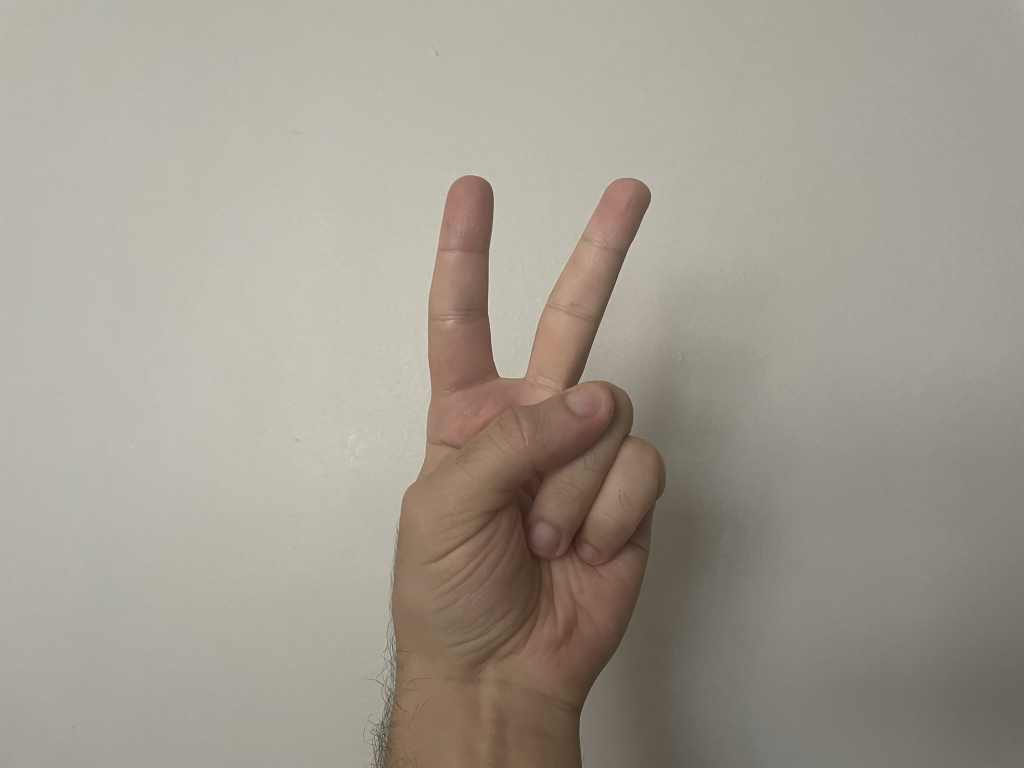
#> input picture raspberry/victory.JPEG, 2048 x 1536 px (shown at 1/2 size)
$ python main.py
#> lines starting #> are read from the running program, lines starting #| are printed output that depends on the picture; after the words box and inside, x2 and y2 are one past the last pixel; in counts of white or black regions, pixels touching at a corner belong together
### raspberry/rasp_pdi.py
import cv2
import time
import numpy as np

class RaspPDI:

    def __init__(self) -> None:
        pass

    def illumination_compesation (self, img):
        height, width = img.shape[0:2]
        channel_b, channel_g, channel_r = cv2.split(img)

        mean_r = cv2.mean(channel_r)[0]
        # print("R mean:", mean_r)
        mean_g = cv2.mean(channel_g)[0]
        # print("G mean:", mean_g)
        mean_b = cv2.mean(channel_b)[0]
        # print("B mean:", mean_b)

        max_mean = mean_r
        if (mean_g > max_mean):
            max_mean = mean_g
        if (mean_b > max_mean):
            max_mean = mean_b

        red_gain = mean_r/max_mean
        green_gain = mean_g/max_mean
        blue_gain = mean_b/max_mean

        for i in range(height):
            for j in range(width):
                channel_r[i,j] = channel_r[i,j]*red_gain
                channel_g[i,j] = channel_g[i,j]*green_gain
                channel_b[i,j] = channel_b[i,j]*blue_gain

        pdi_img = cv2.merge([channel_b, channel_g, channel_r])

        return pdi_img

    def skin_color_segmentation(self, Y, Cr, Cb):
        cb_min, cb_max = 95, 120
        cr_min, cr_max = 140, 170

        mask_cb = cv2.inRange(Cb, cb_min, cb_max)
        mask_cr = cv2.inRange(Cr, cr_min, cr_max)

        mask = cv2.bitwise_and(mask_cb, mask_cr)

        return mask

    def filtering(self, img):
        kernel = np.array([
            [0, 1, 0],
            [1, 1, 1],
            [0, 1, 0]
        ], dtype=np.uint8)

        eroded_img = cv2.erode(img, kernel, iterations=1)
        dilated_img = cv2.dilate(eroded_img, kernel, iterations=1)

        return dilated_img

    def hand_area_perimeter(self, img):
        area = 0
        perimeter = 0
        prev_pixel = 0

        height, width = img.shape[0:2]

        for i in range(height):
            for j in range(width):
                if img[i, j] == 255:
                    area += 1
                if img[i, j] != prev_pixel:
                    perimeter += 1
                prev_pixel = img[i, j]

        return area, perimeter

    def calculate_base_reference(self, image: np.ndarray) -> tuple:
        rows, cols = np.where(image > 0)
        bottom_row = np.max(rows)
        base_pixels = cols[rows == bottom_row]
        base_reference = (bottom_row, int(np.mean(base_pixels)))
        return base_reference

    def find_first_edge_pixel(self, image: np.ndarray) -> tuple:
        rows, cols = image.shape
        last_row = rows - 1
        for col in range(cols):
            if image[last_row, col] == 255:
                return last_row, col
        return None

    def is_edge_pixel(self, image: np.ndarray, row: int, col: int) -> bool:
        rows, cols = image.shape
        if row < 0 or row >= rows or col < 0 or col >= cols or image[row, col] == 0:
            return False
        neighbors = [
            image[row-1, col-1] if row-1 >= 0 and col-1 >= 0 else 0,
            image[row-1, col] if row-1 >= 0 else 0,
            image[row-1, col+1] if row-1 >= 0 and col+1 < cols else 0,
            image[row, col-1] if col-1 >= 0 else 0,
            image[row, col+1] if col+1 < cols else 0,
            image[row+1, col-1] if row+1 < rows and col-1 >= 0 else 0,
            image[row+1, col] if row+1 < rows else 0,
            image[row+1, col+1] if row+1 < rows and col+1 < cols else 0
        ]
        return any(n == 0 for n in neighbors)

    def find_contours(self, image: np.ndarray) -> np.ndarray:
        contour = []
        directions = [(-1, 0), (-1, 1), (0, 1), (1, 1), (1, 0), (1, -1), (0, -1), (-1, -1)]
        start_pixel = self.find_first_edge_pixel(image)
        current_pixel = start_pixel

        # print(start_pixel)
        current_direction = 0

        while True:
            contour.append(current_pixel)
            found_next_pixel = False

            for i in range(len(directions)):
                direction = directions[(current_direction + i) % len(directions)]
                next_pixel = (current_pixel[0] + direction[0], current_pixel[1] + direction[1])

                if self.is_edge_pixel(image, next_pixel[0], next_pixel[1]):
                    current_pixel = next_pixel
                    current_direction = (current_direction + i + 6) % len(directions)
                    found_next_pixel = True
                    break

            if not found_next_pixel or current_pixel == start_pixel:
                break

        return np.array(contour)

    def calculate_radial_distances(self, contour: np.array, reference_point: tuple) -> tuple:
        contour = contour.reshape(-1, 2)
        distances = np.sqrt((reference_point[0] - contour[:,0])**2 + (reference_point[1] - contour[:, 1])**2)
        return distances, contour

    def detect_peaks(self, distances: list, threshold_ratio=0.715) -> list:
        peaks = []
        indexes = [0]
        prev_distance = distances[0]
        prev_prev_distance = distances[1]
        threshold = threshold_ratio * max(distances)

        for i, distance in enumerate(distances):
            if prev_prev_distance <= prev_distance and prev_distance >= distance and prev_distance >= threshold:
                if (i - 1 - indexes[-1]) > 10:
                    peaks.append(prev_distance)
                    indexes.append(i-1)

            prev_prev_distance = prev_distance
            prev_distance = distance

        return peaks

    def check_classification(self, area: int, perimeter: int, peaks: np.array) -> None:
        norm_area = area/14400
        norm_perimeter = perimeter/760
        num_peaks = len(peaks)
        if (norm_area > 0.5 and norm_area < 0.8 and norm_perimeter > 0.6 and norm_perimeter < 0.83 and num_peaks == 1):
            print("RPi Classification: One finger up")
        elif (norm_area > 0.5 and norm_area < 0.8 and norm_perimeter > 0.6 and norm_perimeter < 0.83 and num_peaks == 2):
            print("RPi Classification: Victory")
        elif (norm_area > 0.5 and norm_area < 0.85 and norm_perimeter > 0.6 and norm_perimeter < 0.85 and num_peaks == 3):
            print("RPi Classification: Three fingers up")
        elif (norm_area > 0.8 and norm_perimeter > 0.8 and num_peaks == 4):
            print("RPi Classification: Four fingers up")
        elif (norm_area > 0.9 and norm_perimeter > 0.9 and num_peaks == 5):
            print("RPi Classification: Open palm")
        elif (norm_area < 0.7 and norm_perimeter < 0.6):
            print("RPi Classification: Closed fist")
        else:
            print("RPi Classification: Not recognized")

### raspberry/communication_controller.py
import cv2
import time
import numpy as np
import spidev

class CommunicationController:

    def __init__(self, height: int, width: int) -> None:
        self.spi = spidev.SpiDev()
        self.spi.open(0, 0)
        self.spi.max_speed_hz = 32000000
        self.spi.mode = 0

        self.height = height
        self.width = width

    # [135 lines left out: functions sendbyte, send_img, recive_img, send_rgb_img, run_pdi, recive_int_32bits, not called in this run]

    def toUnint8(self, data: int, num_bytes: int) -> np.array:
        data_bytes = data.to_bytes(num_bytes, "big")
        return np.frombuffer(data_bytes, dtype=np.uint8)

    # [4 lines left out: function close_communication, not called in this run]


### raspberry/main.py
import cv2
import time
from rasp_pdi import RaspPDI
from communication_controller import CommunicationController

com = None

def rasp_pdi(img):
    initial_time = time.time()
    pdi = RaspPDI()

    img = pdi.illumination_compesation(img)

    img_YCrCb = cv2.cvtColor(img, cv2.COLOR_BGR2YCrCb)
    Y, Cr, Cb = cv2.split(img_YCrCb)
    # img = cv2.merge([Cr, Cb, Y])

    img = pdi.skin_color_segmentation(Y, Cr, Cb)
    img = pdi.filtering(img)

    area, perimeter = pdi.hand_area_perimeter(img)
    print(f"RPi - Area: {area}, Perimeter: {perimeter}")

    reference_point = pdi.calculate_base_reference(img)
    # print(f"RPi - reference point: {reference_point}")

    pixel = pdi.find_first_edge_pixel(img)
    # print(f"RPi - first pixel: {pixel}")

    contour = pdi.find_contours(img)

    distances, contours = pdi.calculate_radial_distances(contour, reference_point)
    max_distance = max(distances)
    for i, distance in enumerate(distances):
        if distance == max_distance:
            max_index = i
            break

    # print(f"RPi - max distance: {max(distances)**2}")

    peaks = pdi.detect_peaks(distances)
    print(f"RPi - peaks: {len(peaks)}")

    pdi.check_classification(area, perimeter, peaks)

    mean_time = time.time() - initial_time
    print(f"PDI in rasp finished in: {mean_time}")
    # cv2.imshow("rpi_img", img)

def fpga_pdi(img, height, width):
    global com
    initial_time = time.time()
    com = CommunicationController(height, width)

    com.send_rgb_img(img)

    print("Image send")
    time.sleep(2)

    com.run_pdi()
    # time.sleep(2)

    new_img_r = com.recive_img(0b01)
    new_img_g = com.recive_img(0b10)
    new_img_b = com.recive_img(0b11)
    new_img = cv2.merge([new_img_b, new_img_g, new_img_r])

    hand_area = com.recive_int_32bits(0b00)
    hand_perimeter = com.recive_int_32bits(0b01)
    print(f"FPGA - Area: {hand_area}, Perimeter: {hand_perimeter}")
    peaks = com.recive_int_32bits(0b10)
    print(f"FPGA - peaks: {peaks}")

    classification = com.recive_int_32bits(0b11)
    # print(classification)
    if (classification == 1):
        print("FPGA Classification: One finger up")
    elif (classification == 2):
        print("FPGA Classification: Victory")
    elif (classification == 3):
        print("FPGA Classification: Three fingers up")
    elif (classification == 4):
        print("FPGA Classification: Four fingers up")
    elif (classification == 5):
        print("FPGA Classification: Open palm")
    elif (classification == 6):
        print("FPGA Classification: Closed fist")
    else:
        print("FPGA Classification: Not recognized")

    com.close_communication()

    fpga_time = time.time() - initial_time
    print(f"FPGA finished in: {fpga_time}")
    cv2.imshow("fpga_img", new_img)

def main():
    height = 240
    width = 320

    img_select = 2

    if img_select == 0:
        img = cv2.imread('hand.jpg')
    if img_select == 1:
        img = cv2.imread('one_finger_up.JPEG')
    if img_select == 2:
        img = cv2.imread('victory.JPEG')
#> img is the input picture: shape (1536, 2048, 3); mean B, G, R 144.5, 155.6, 162.1
    if img_select == 3:
        img = cv2.imread('three_fingers_up.JPEG')
    if img_select == 4:
        img = cv2.imread('four_fingers_up.JPEG')
    if img_select == 5:
        img = cv2.imread('open_palm.JPEG')
    if img_select == 6:
        img = cv2.imread('closed_fist.JPEG')

    img = cv2.resize(img, (width, height))
#> img: shape (240, 320, 3)

    # cv2.imshow("img", img)
    # cv2.waitKey(0)
    # cv2.destroyAllWindows()

    fpga_pdi(img, height, width)
#> (the call stopped at in __init__, `self.spi = spidev.SpiDev()`: spidev is not available in this run)

    print("\n")

    rasp_pdi(img)
#> in illumination_compesation, `channel_b, channel_g, channel_r = cv2.split(img)`:
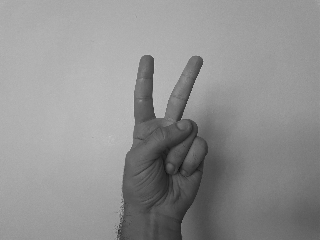
#> channel_b: shape (240, 320); min 15, max 198, mean 144.4
#> in illumination_compesation, `channel_b, channel_g, channel_r = cv2.split(img)`:
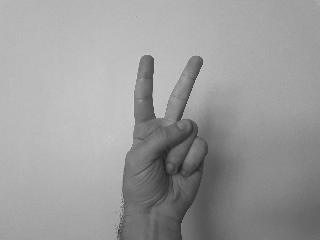
#> channel_g: shape (240, 320); min 24, max 211, mean 155.5
#> in illumination_compesation, `channel_b, channel_g, channel_r = cv2.split(img)`:
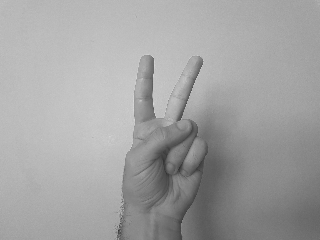
#> channel_r: shape (240, 320); min 51, max 219, mean 162
#> in illumination_compesation, `mean_r = cv2.mean(channel_r)[0]`: mean_r = 162
#> in illumination_compesation, `mean_g = cv2.mean(channel_g)[0]`: mean_g = 155.5
#> in illumination_compesation, `mean_b = cv2.mean(channel_b)[0]`: mean_b = 144.4
#> in illumination_compesation, `max_mean = mean_r`: max_mean = 162
#> in illumination_compesation, `red_gain = mean_r/max_mean`: red_gain = 1
#> in illumination_compesation, `green_gain = mean_g/max_mean`: green_gain = 0.96
#> in illumination_compesation, `blue_gain = mean_b/max_mean`: blue_gain = 0.891
#> in rasp_pdi, `img_YCrCb = cv2.cvtColor(img, cv2.COLOR_BGR2YCrCb)`: img_YCrCb: shape (240, 320, 3); mean of channels 0, 1, 2 150.4, 136.2, 115.5
#> in rasp_pdi, `Y, Cr, Cb = cv2.split(img_YCrCb)`:
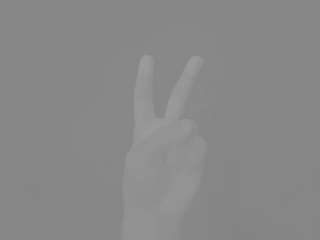
#> Cr: shape (240, 320); min 132, max 156, mean 136.2
#> in rasp_pdi, `Y, Cr, Cb = cv2.split(img_YCrCb)`:
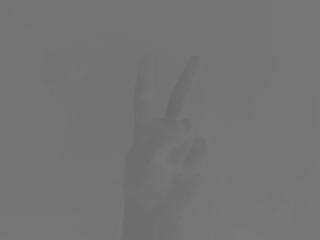
#> Cb: shape (240, 320); min 104, max 121, mean 115.5
#> in skin_color_segmentation, `mask_cb = cv2.inRange(Cb, cb_min, cb_max)`:
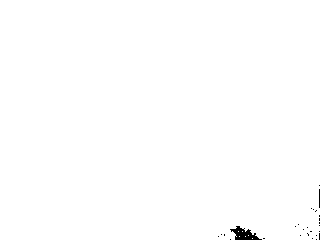
#> mask_cb: shape (240, 320); 99.6% white; 27 black regions (26 under 20 px), largest, box (x1, y1, x2, y2) and area: (230, 226, 262, 240) 226
#> in skin_color_segmentation, `mask_cr = cv2.inRange(Cr, cr_min, cr_max)`: mask_cr: shape (240, 320); 13.5% white; 3 white regions (2 under 20 px), largest, box (x1, y1, x2, y2) and area: (120, 55, 207, 240) 10360
#> in filtering, `eroded_img = cv2.erode(img, kernel, iterations=1)`:
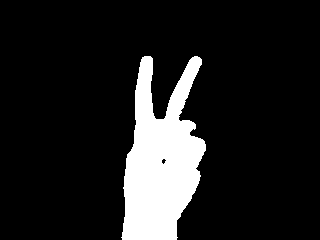
#> eroded_img: shape (240, 320); 12.8% white; 1 white region, box (x1, y1, x2, y2) and area: (121, 56, 206, 240) 9795
#> in filtering, `dilated_img = cv2.dilate(eroded_img, kernel, iterations=1)`: dilated_img: shape (240, 320); 13.5% white; 1 white region, box (x1, y1, x2, y2) and area: (120, 55, 207, 240) 10341
#> after the loop in hand_area_perimeter, `for i in range(height):`: area = 10341; perimeter = 506
#> in rasp_pdi, `area, perimeter = pdi.hand_area_perimeter(img)`: area = 10341; perimeter = 506
#| RPi - Area: 10341, Perimeter: 506
#> in calculate_base_reference, `rows, cols = np.where(image > 0)`: rows = 10341 values from 55 to 239; cols = 10341 values, max 206 at index 3847, min 120 at index 10168, mean 160.5
#> in calculate_base_reference, `bottom_row = np.max(rows)`: bottom_row = 239
#> in calculate_base_reference, `base_pixels = cols[rows == bottom_row]`: base_pixels = 57 values from 121 to 177
#> in calculate_base_reference, `base_reference = (bottom_row, int(np.mean(base_pixels)))`: base_reference = (239, 149)
#> in rasp_pdi, `pixel = pdi.find_first_edge_pixel(img)`: pixel = (239, 121)
#> after the loop in find_contours, `while True:`: contour = 592 pairs, first value 55 to 239, second value 120 to 206; current_direction = 4
#> in calculate_radial_distances, `distances = np.sqrt((reference_point[0] - contour[:,0])**2 + (referenc..`: distances = 592 values, max 190.2 at index 328, min 0 at index 564, mean 106.4
#> in rasp_pdi, `distances, contours = pdi.calculate_radial_distances(contour, referenc..`: contours has the same summary as contour in find_contours
#> in rasp_pdi, `max_distance = max(distances)`: max_distance = 190.2
#> the loop in rasp_pdi, `for i, distance in enumerate(distances):` made 329 passes
#> max_index on pass 329: 328
#> distance on passes 1 to 6: 28, 28.02, 29.07, 28.16, 28.28, 28.44
#> in detect_peaks, `prev_distance = distances[0]`: prev_distance = 28
#> in detect_peaks, `prev_prev_distance = distances[1]`: prev_prev_distance = 28.02
#> in detect_peaks, `threshold = threshold_ratio * max(distances)`: threshold = 136
#> the loop in detect_peaks, `for i, distance in enumerate(distances):` made 592 passes
#> (distance, prev_prev_distance, prev_distance) on passes 1 to 3: (28, 28, 28), (28.02, 28, 28.02), (29.07, 28.02, 29.07)
#> after the loop in detect_peaks, `for i, distance in enumerate(distances):`: indexes = [0, 183, 328]; peaks = [183.1, 190.2]
#| RPi - peaks: 2
#> in check_classification, `norm_area = area/14400`: norm_area = 0.718
#> in check_classification, `norm_perimeter = perimeter/760`: norm_perimeter = 0.666
#> in check_classification, `num_peaks = len(peaks)`: num_peaks = 2

    cv2.imshow("img", img)
    cv2.waitKey(0)
    cv2.destroyAllWindows()

if __name__ == "__main__":
    try:
        main()
    except KeyboardInterrupt:
        com.close_communication()
